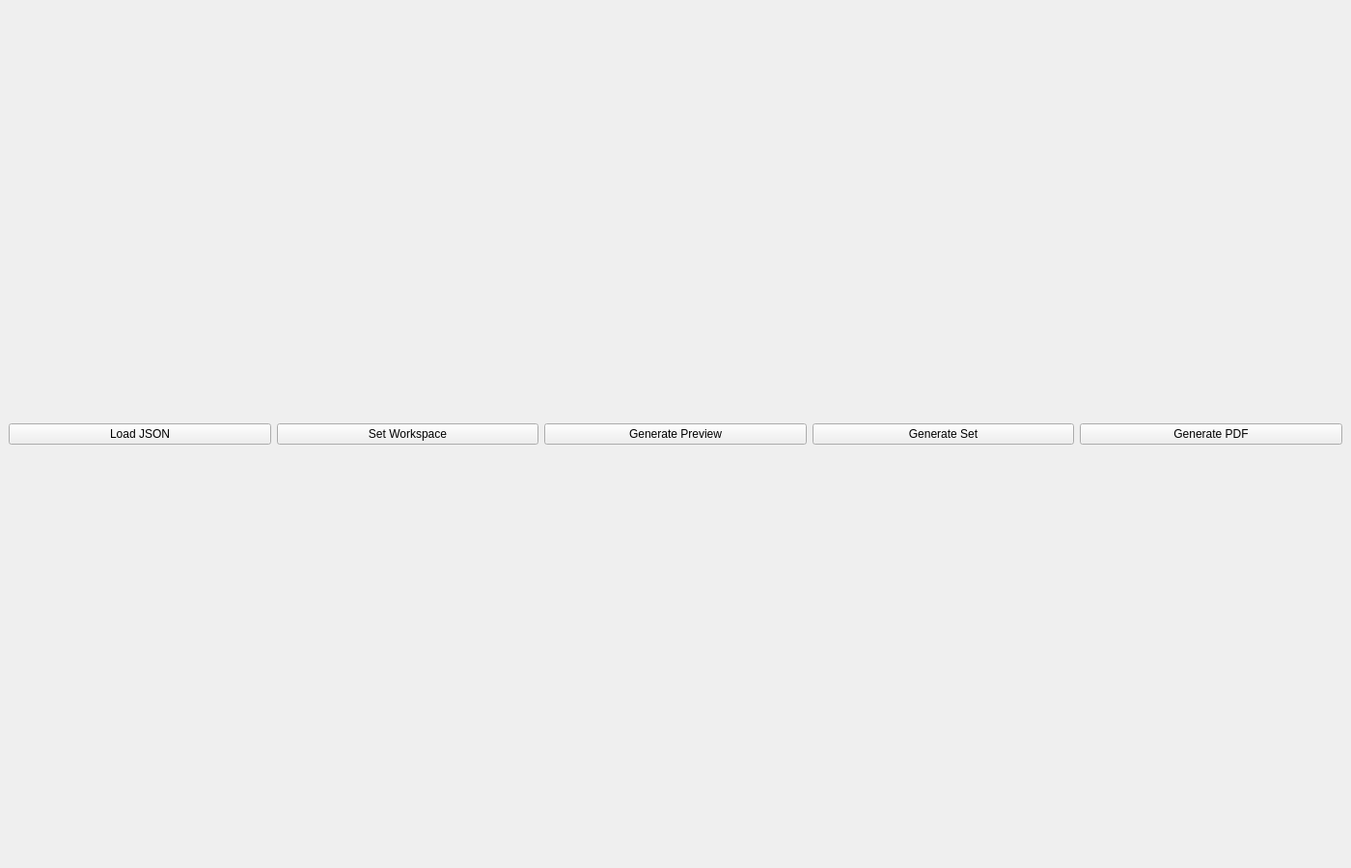
<?xml version="1.0" encoding="UTF-8"?>
<ui version="4.0">
 <class>MainWindow</class>
 <widget class="QMainWindow" name="MainWindow">
  <property name="geometry">
   <rect>
    <x>0</x>
    <y>0</y>
    <width>1400</width>
    <height>900</height>
   </rect>
  </property>
  <property name="windowTitle">
   <string>CardGenerator</string>
  </property>

  <widget class="QWidget" name="centralwidget">

   <layout class="QHBoxLayout" name="mainLayout">

    <!-- LEFT PANEL -->
    <item>
     <widget class="QFrame" name="leftPanel">
      <property name="minimumWidth">
       <number>260</number>
      </property>
      <property name="frameShape">
       <enum>QFrame.StyledPanel</enum>
      </property>

      <layout class="QVBoxLayout" name="leftLayout">
       <item>
        <widget class="QLabel" name="lblCards">
         <property name="text">
          <string>Список карт</string>
         </property>
        </widget>
       </item>

       <item>
        <widget class="QListWidget" name="listCards"/>
       </item>
      </layout>
     </widget>
    </item>

    <!-- CENTER CANVAS -->
    <item>
     <widget class="QFrame" name="canvasFrame">
      <property name="frameShape">
       <enum>QFrame.Box</enum>
      </property>
      <layout class="QVBoxLayout" name="canvasLayout">
       <item>
        <widget class="QLabel" name="lblCanvas">
         <property name="text">
          <string>Canvas (Drag &amp; Drop)</string>
         </property>
         <property name="alignment">
          <set>Qt.AlignHCenter</set>
         </property>
        </widget>
       </item>

       <item>
        <widget class="QWidget" name="canvasWidget">
         <property name="minimumSize">
          <size>
           <width>600</width>
           <height>800</height>
          </size>
         </property>
         <property name="styleSheet">
          <string notr="true">
           background-color: #1e1e1e;
           border: 1px solid #555;
          </string>
         </property>
        </widget>
       </item>
      </layout>
     </widget>
    </item>

    <!-- RIGHT PANEL -->
    <item>
     <widget class="QFrame" name="rightPanel">
      <property name="minimumWidth">
       <number>260</number>
      </property>
      <property name="frameShape">
       <enum>QFrame.StyledPanel</enum>
      </property>

      <layout class="QVBoxLayout" name="rightLayout">

       <item>
        <widget class="QLabel" name="lblProperties">
         <property name="text">
          <string>Параметри</string>
         </property>
        </widget>
       </item>

       <item>
        <widget class="QTextEdit" name="propertyEditor">
         <property name="placeholderText">
          <string>Тут буде панель властивостей…</string>
         </property>
        </widget>
       </item>

      </layout>
     </widget>
    </item>

   </layout>
  </widget>

  <!-- BOTTOM BUTTONS -->
  <widget class="QWidget" name="bottomWidget">
   <property name="geometry">
    <rect>
     <x>0</x>
     <y>830</y>
     <width>1400</width>
     <height>70</height>
    </rect>
   </property>

   <layout class="QHBoxLayout" name="bottomLayout">
    <item>
     <widget class="QPushButton" name="btnLoadJSON">
      <property name="text">
       <string>Load JSON</string>
      </property>
     </widget>
    </item>

    <item>
     <widget class="QPushButton" name="btnSetWorkspace">
      <property name="text">
       <string>Set Workspace</string>
      </property>
     </widget>
    </item>

    <item>
     <widget class="QPushButton" name="btnGeneratePreview">
      <property name="text">
       <string>Generate Preview</string>
      </property>
     </widget>
    </item>

    <item>
     <widget class="QPushButton" name="btnGenerateSet">
      <property name="text">
       <string>Generate Set</string>
      </property>
     </widget>
    </item>

    <item>
     <widget class="QPushButton" name="btnGeneratePDF">
      <property name="text">
       <string>Generate PDF</string>
      </property>
     </widget>
    </item>

   </layout>
  </widget>

 </widget>

 <resources/>
 <connections/>
</ui>
